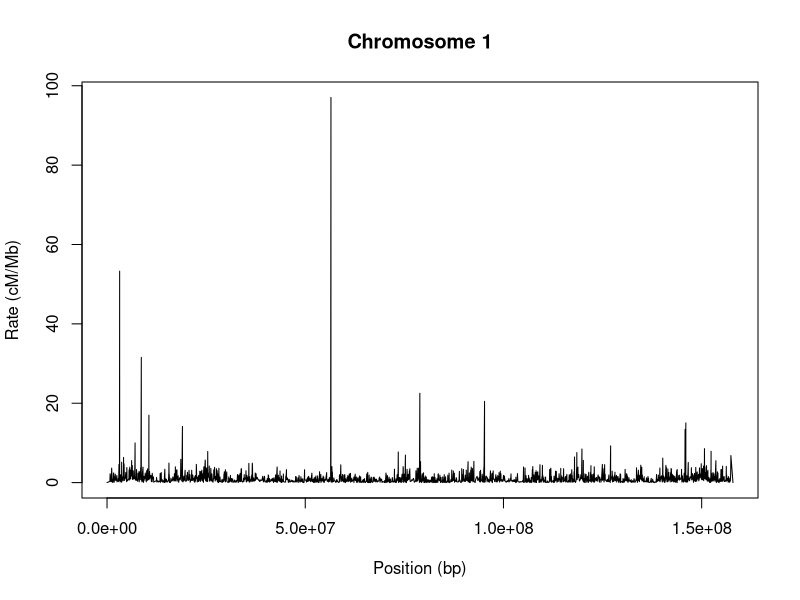
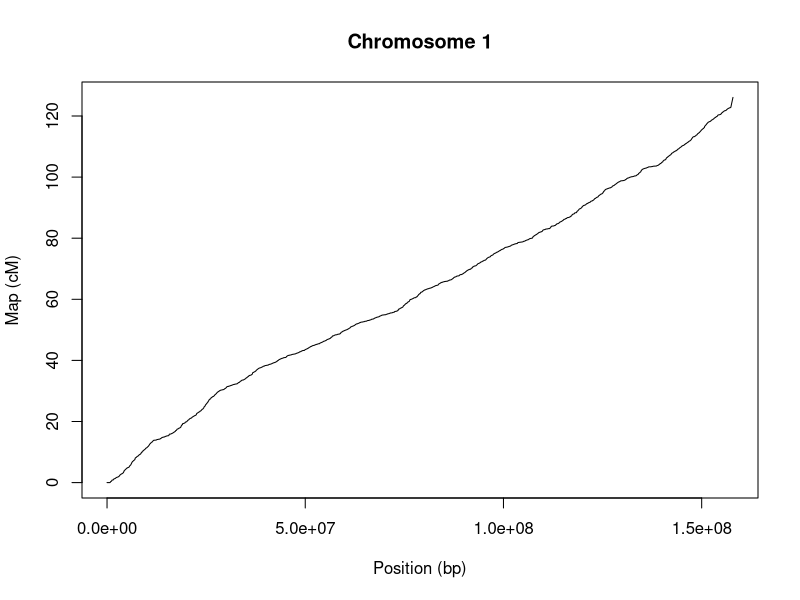
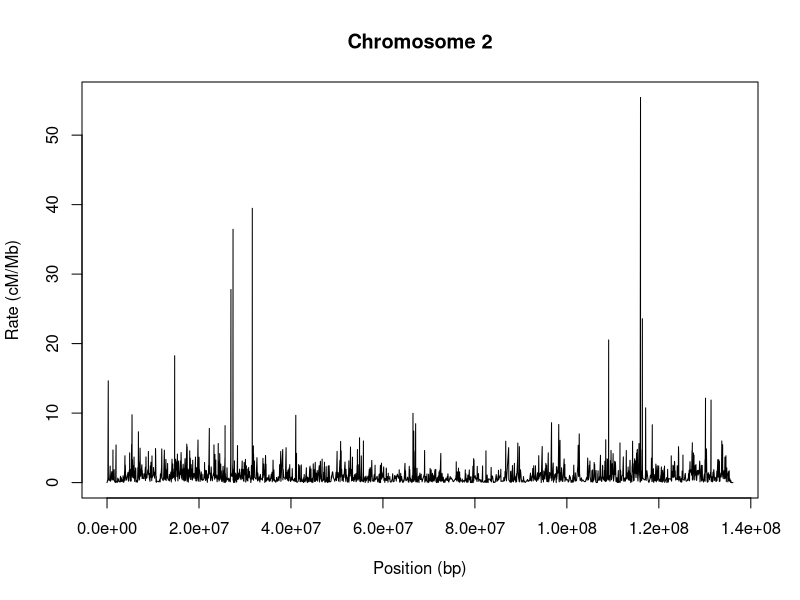
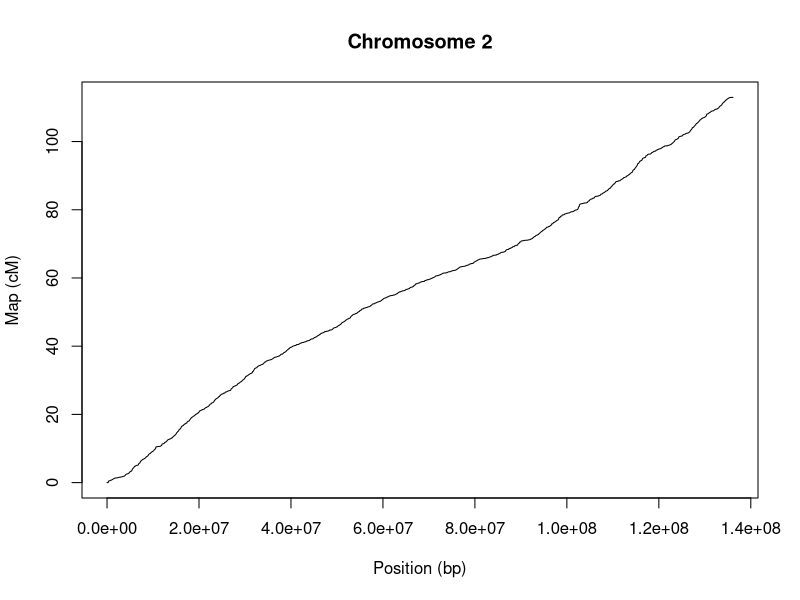
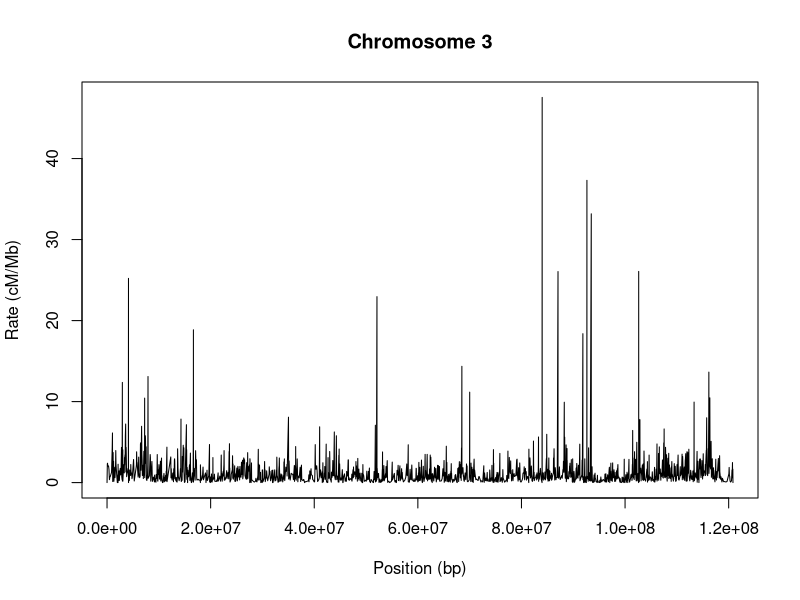
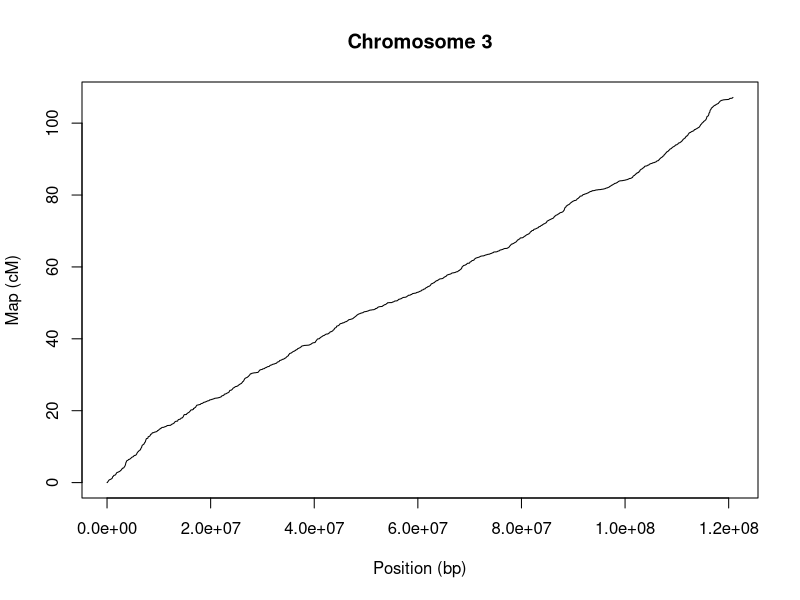
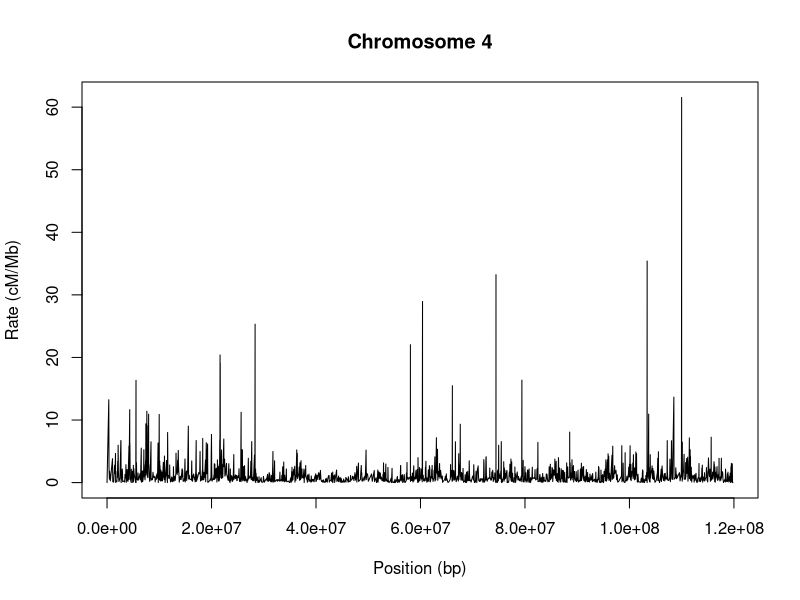
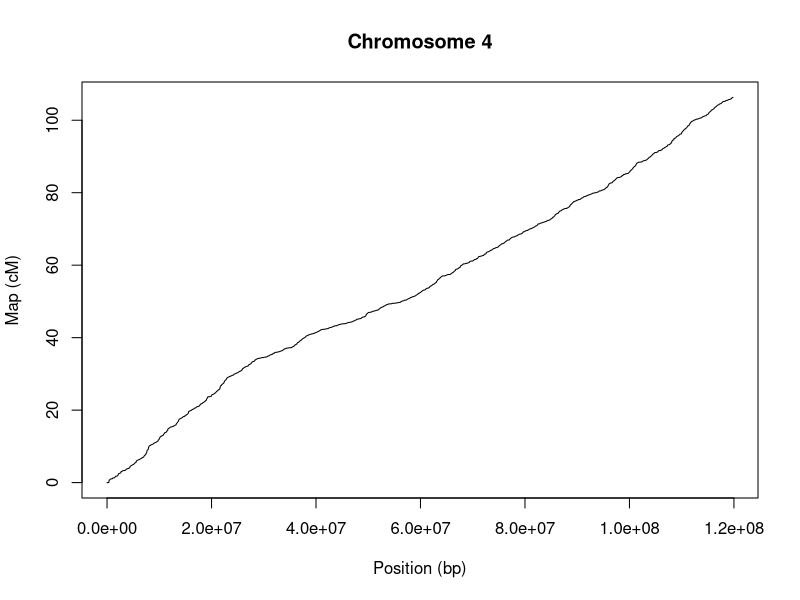

These charts were generated, in order, by the following R code: (Note: this script raises an error after producing the figures.)
#!/usr/bin/env Rscript

# setwd(dir = "~/Storages/GitBox/popsim/stdpopsim/stdpopsim_cattle_rec_map/Brekke_et_al_2023/")

# This script imports two files and merges them to create a HapMap object and
# plots the rate and map along each chromosome.

map <- read.table(
  file = "NRF_LinkageMap.txt",
  header = TRUE
)
head(map)
nrow(map) # 35880

# Ensure appropriate order!
map <- map[order(map$chr, map$bp), ]
head(map)

summary(map$bp)
#      Min.   1st Qu.    Median      Mean   3rd Qu.      Max.
# 53134  21830515  43360008  48632905  70180764 157892202
# --> all good here
summary(map$cM)
#    Min. 1st Qu.  Median    Mean 3rd Qu.    Max.
# 0.00   25.04   45.01   46.05   63.95  126.08
# --> all good here

chrs <- unique(map$chr)
tot <- c(0, 0, 0)
for (chr in chrs) {
  # chr <- 1
  sel <- map$chr == chr
  tot <- tot +
    c(max(map$male_cM[sel]), max(map$female_cM[sel]), max(map$cM[sel]))
}
tot
# 2493.052 2308.798 2400.925

map$bp_diff <- NA
chrs <- unique(map$chr)
for (chr in chrs) {
  sel <- map$chr == chr
  map$bp_diff[sel] <- diff(c(0, map$bp[sel]))
}
head(map)
summary(map$bp_diff)
#    Min. 1st Qu.  Median    Mean 3rd Qu.    Max.
#     23   35113   52419   69096   84798 2549027
# --> all good here

chrs <- unique(map$chr)
for (chr in chrs) {
  sel <- map$chr == chr
  print(head(map[sel, ]))
  print(tail(map[sel, ]))
}
# --> all good here

chrs <- unique(map$chr)
map$cM_diff <- NA
for (chr in chrs) {
  # chr <- 1
  sel <- map$chr == chr
  map$cM_diff[sel] <- diff(c(0, map$cM[sel]))
}
map$recRate <- (map$cM_diff) / (map$bp_diff / 10^6)
# / 10^6 to get cM / Mbp
head(map)
head(map, n = 20)

summary(map$recRate)
#     Min.   1st Qu.    Median      Mean   3rd Qu.      Max.
#  0.0000    0.3722    0.8789    1.6167    1.8165 1347.8261
# --> some high rates, but visual inspection of the abovge plots suggests this
#    is largely OK, maybe that 1347 is an outlier ... but keeping it in to
#    follow the publication

# Change format from "distance between marker and it's PREVIOUS marker" to
# "distance between marker and it's NEXT marker" to satisfy HapMap/RateMap format
#
# Following https://tskit.dev/msprime/docs/stable/api.html#msprime.RateMap.read_hapmap
# we have this example:
#
# Chromosome  Position(bp)  Rate(cM/Mb)  Map(cM)
# chr10       48232         0.1614       0.002664
# chr10       48486         0.1589       0.002705
# chr10       50009         0.159        0.002947
#
# and these key texts:
#
# "The value in the rate column in a given line gives the constant rate between
# the physical position in THAT line (inclusive) and the physical position on the
# NEXT line (exclusive)."
#
# "... the first row has a nonzero genetic map position (last column, cM),
# implying a nonzero recombination rate before that position, that is assumed to
# extend to the start of the chromosome (at position 0 bp). However, if the first
# line has a nonzero bp position (second column) and a zero genetic map position
# (last column, cM), then the recombination rate before that position is unknown,
# producing missing data.
#
# Chromosome  Position(bp)  Rate(cM/Mb)  Map(cM)
# chr10       0             x            0
# chr10       48232         y=0.1614     0.002664
# chr10       48486         z=0.1589     0.002705
# chr10       50009         0.159        0.002947
# x = (0.002664 - 0) / ((48232 - 0) / 10^6) = 0.05523304
# y = (0.002705 - 0.002664) / ((48486 - 48232) / 10^6) = 0.1614
# z = (0.002947 - 0.002705) / ((50009 - 48486) / 10^6) = 0.1589

# So, now we have this:
# chr                           snpid      bp     cM male_cM female_cM bp_diff cM_diff   recRate
# 1   1              BovineHD0100000015  716721 0.0000   0.000     0.000  716721  0.0000 0.0000000
# 2   1          Hapmap43437-BTA-101873  776231 0.0185   0.037     0.000   59510  0.0185 0.3108721
# 3   1              ARS-BFGL-NGS-16466  907810 0.3125   0.293     0.332  131579  0.2940 2.2343991
# 4   1              BovineHD0100000096  987646 0.3750   0.305     0.445   79836  0.0625 0.7828549
# 5   1 Hapmap34944-BES1_Contig627_1906 1032564 0.3855   0.326     0.445   44918  0.0105 0.2337593
# 6   1              ARS-BFGL-NGS-98142 1110393 0.4560   0.386     0.526   77829  0.0705 0.9058320
# The first row above is from 0-716721, meaning we should change to
#   chr                           snpid      bp     cM male_cM female_cM bp_diff cM_diff   recRate
# 1   1                      Chr1_START       0 0.0000   0.000     0.000  716721  0.0000 0.0000000
# 2   1              BovineHD0100000015  716721 0.0185   0.037     0.000   59510  0.0185 0.3108721
# 3   1          Hapmap43437-BTA-101873  776231 0.3125   0.293     0.332  131579  0.2940 2.2343991
# 4   1              ARS-BFGL-NGS-16466  907810 0.3750   0.305     0.445   79836  0.0625 0.7828549
# 5   1              BovineHD0100000096  987646 0.3855   0.326     0.445   44918  0.0105 0.2337593
# 6   1 Hapmap34944-BES1_Contig627_1906 1032564 0.4560   0.386     0.526   77829  ...
# 7   1              ARS-BFGL-NGS-98142 1110393 ...

chrs <- unique(map$chr)
for (chr in chrs) {
  # chr <- 1
  cat("\n")
  print(paste0("Chromosome: ", chr))
  sel <- map$chr == chr
  tmp <- map[sel, ]
  tmp0 <- tmp[1, , drop = FALSE]
  tmp0$snpid <- paste0("Chr", chr, "_START")
  tmp0$bp <- 0
  tmp0$bp_diff <- 0
  tmp0$cM <- 0
  tmp0$cM_diff <- 0
  tmp0$male_cM <- 0
  tmp0$female_cM <- 0
  tmp0$recRate <- 0
  tmp <- rbind(tmp0, tmp)
  n <- nrow(tmp)
  cols <- c("bp_diff", "cM_diff", "recRate")
  tmp[1:(n - 1), cols] <- tmp[2:n, cols]
  print(head(tmp))
  # tail(tmp)
  tmp[n, "recRate"] <- 0
  print(tail(tmp))
  cat("\n")
  if (chr == 1) {
    map2 <- tmp
  } else {
    map2 <- rbind(map2, tmp)
  }
}

HapMap <- map2[, c("chr", "bp", "recRate", "cM")]
colnames(HapMap) <- c("Chromosome", "Position(bp)", "Rate(cM/Mb)", "Map(cM)")
chrs <- unique(HapMap$Chromosome)
head(HapMap)
for (chr in chrs) {
  # chr <- 1
  sel <- HapMap$Chromosome == chr
  tmp <- HapMap[sel, ]
  tmp <- tmp[order(tmp$`Position(bp)`), ]
  # head(tmp)
  write.table(
    file = paste0("chr_", chr, "_HapMap.txt"),
    x = tmp,
    row.names = FALSE,
    col.names = TRUE,
    quote = FALSE,
    sep = " "
  )
  plot(
    tmp$`Rate(cM/Mb)` ~ tmp$`Position(bp)`,
    type = "l",
    xlab = "Position (bp)",
    ylab = "Rate (cM/Mb)",
    main = paste0("Chromosome ", chr)
  )
  dev.copy(png, file = paste0("chr_", chr, "_rate.png"))
  dev.off()
  plot(
    tmp$`Map(cM)` ~ tmp$`Position(bp)`,
    type = "l",
    xlab = "Position (bp)",
    ylab = "Map (cM)",
    main = paste0("Chromosome ", chr)
  )
  dev.copy(png, file = paste0("chr_", chr, "_map.png"))
  dev.off()
}
